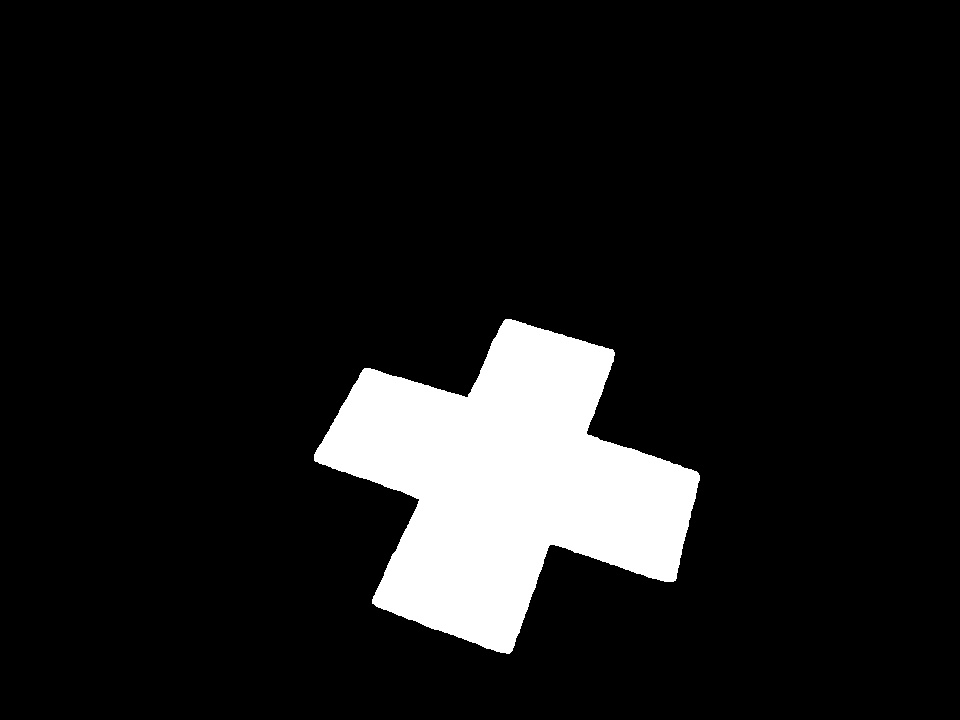
#> input picture proyectoRobotica-v3.0/resources/dataset/imgs/cruz/img056.jpg, 960 x 720 px; its folder holds 3 pictures in this run
$ python static_test.py
#> lines starting #> are read from the running program, lines starting #| are printed output that depends on the picture
### proyectoRobotica-v3.0/image_segmentation/symbol_recognition/hu_moments.py
# coding=UTF-8
import numpy as np
import cv2
import glob

# Nombre de los directorios de la base de datos
FOLDERS = ["cruz","escaleras","servicio","telefono"]
# Número de imágenes por directorio
N_IMGS = 100

# Devuelve la base de datos de imágenes convertida a momentos de Hu
def get_db():
    data = np.empty((len(FOLDERS)*N_IMGS,7))
    labels = np.empty(len(FOLDERS)*N_IMGS)

    for i in range(len(FOLDERS)):
        images = [cv2.imread(file,cv2.IMREAD_GRAYSCALE) for file in glob.glob("resources/dataset/imgs/"+FOLDERS[i]+"/*.jpg")]
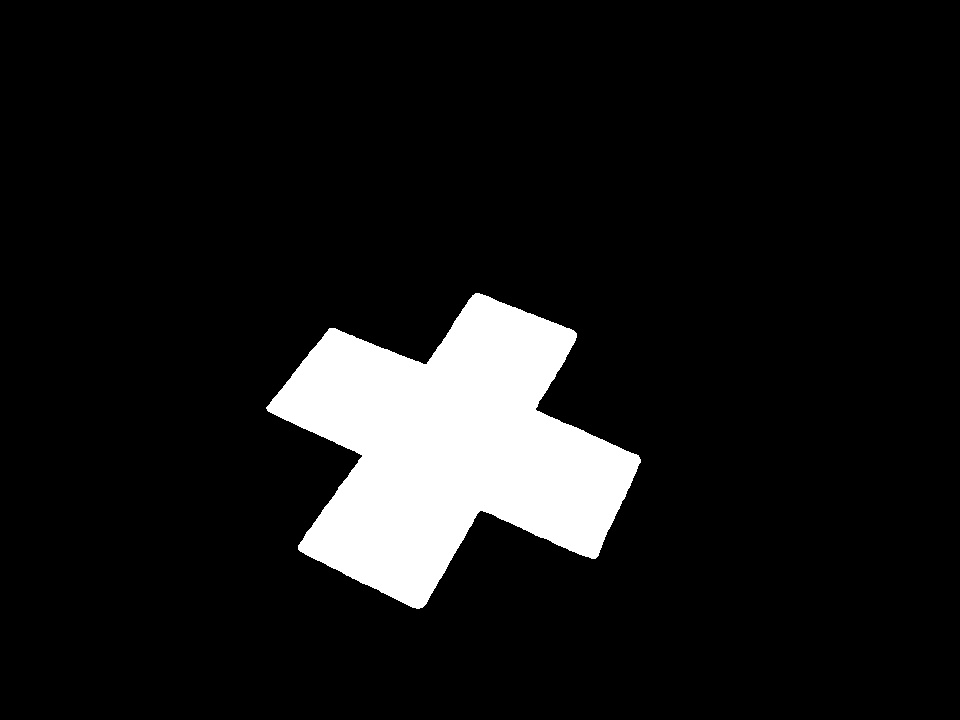
#> input picture proyectoRobotica-v3.0/resources/dataset/imgs/cruz/img074.jpg, 960 x 720 px
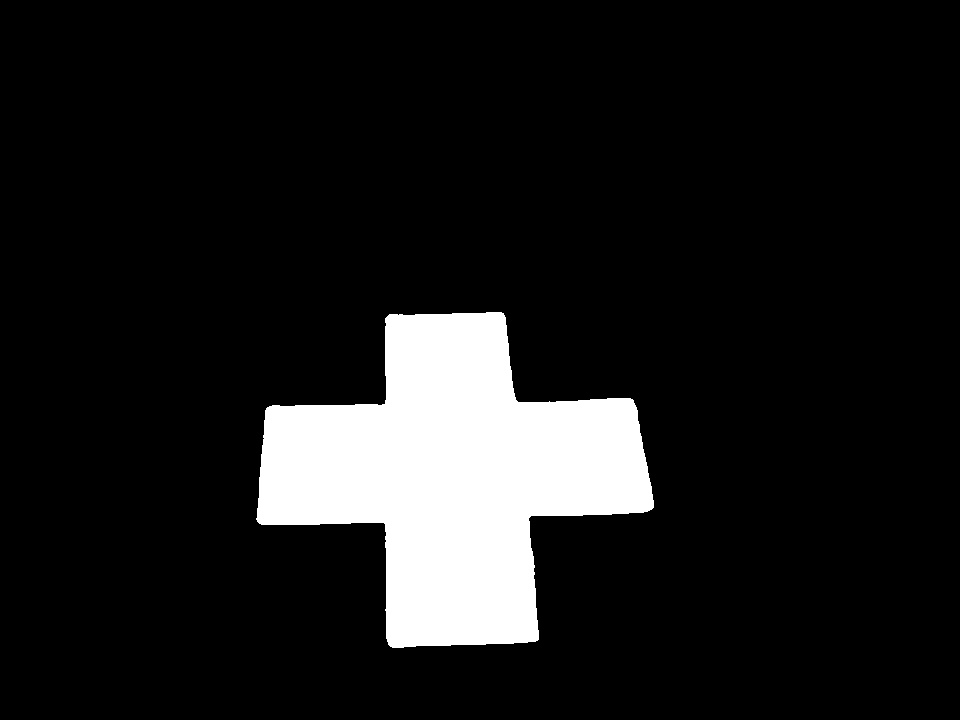
#> input picture proyectoRobotica-v3.0/resources/dataset/imgs/cruz/img075.jpg, 960 x 720 px
#> images = 3 items
        # moments = [cv2.moments(image,True) for image in images]
        # hu_moments = np.array([cv2.HuMoments(moment).T[0] for moment in moments])
        hu_moments = [get_hu(img) for img in images]
#> in get_hu, `moments = cv2.moments(img, True)`: moments = moments, m00 71398, centre m10/m00, m01/m00 = (506.2, 483)
#> in get_hu, img is the input picture: shape (720, 960); min 0, max 255, mean 25.5
#> in get_hu, img is the input picture: shape (720, 960); min 0, max 255, mean 23.8
#> in get_hu, img is the input picture: shape (720, 960); min 0, max 255, mean 27.6
#> hu_moments = 3 items
#> (the run stopped early here; a loop or call above may not have finished)
